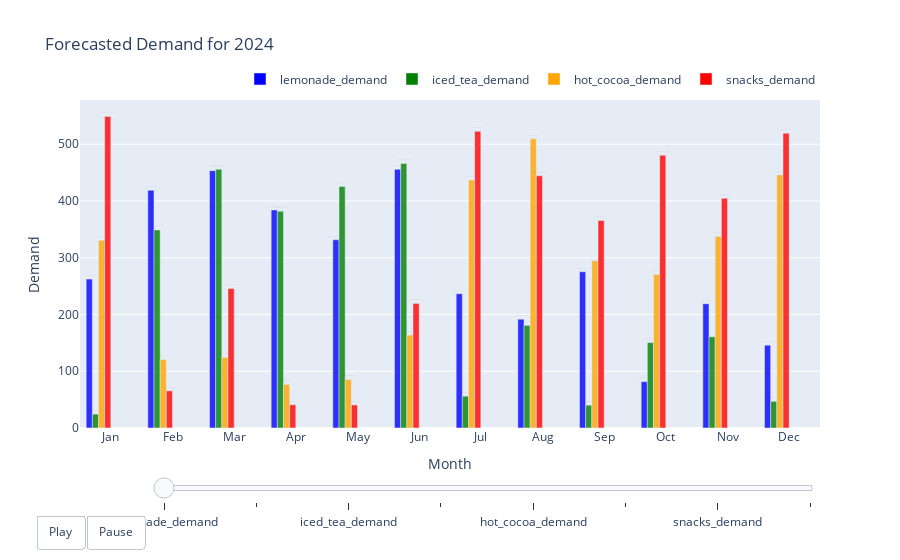

This figure's notebook cell:
### Code cell
# Visualizing using plotly animated bar graphs (to be debugged)
import plotly.graph_objects as go

# Define a color palette for the products
colors = ['blue', 'green', 'orange', 'red']

# Create traces for each product with different colors
traces = []
legends = []  # List to hold legend traces
for i, product in enumerate(y_train.columns):
    traces.append(go.Bar(
        x=months,
        y=forecasted_demand_2024[product],
        name=product,
        marker_color=colors[i],  # Assign color from the color palette
        hoverinfo='y',
        text=[f'Forecasted Demand: {int(val)}' for val in forecasted_demand_2024[product]],
        textposition='outside',
        textfont=dict(color='black'),
        opacity=0.8,
        showlegend=False  # Disable legend for individual traces
    ))
    # Create legend traces
    legends.append(go.Bar(
        x=[None],
        y=[None],
        name=product,
        marker_color=colors[i],
        showlegend=True
    ))

# Create frames for animation
frames = []
for product, trace in zip(y_train.columns, traces):
    initial_frame = go.Frame(data=[trace], name=f'Initial {product}')
    final_frame = go.Frame(data=[trace], name=f'Final {product}')
    frames.extend([initial_frame, final_frame])

# Create slider steps
steps = []
for product in y_train.columns:
    initial_step = {
        "args": [[f'Initial {product}'], {"frame": {"duration": 1000, "redraw": True}, "mode": "immediate", "transition": {"duration": 0}}],
        "label": product,
        "method": "animate"
    }
    final_step = {
        "args": [[f'Final {product}'], {"frame": {"duration": 1000, "redraw": True}, "mode": "immediate", "transition": {"duration": 0}}],
        "label": product,
        "method": "animate"
    }
    steps.extend([initial_step, final_step])

# Create figure
fig = go.Figure(
    data=traces + legends,  # Add legends to the data list
    layout=go.Layout(
        title='Forecasted Demand for 2024',
        xaxis_title='Month',
        yaxis_title='Demand',
        barmode='group',
        showlegend=True,
        legend=dict(
            orientation='h',
            yanchor='bottom',
            y=1.02,
            xanchor='right',
            x=1
        ),
        xaxis=dict(
            tickmode='array',  # Set tick mode to array
            tickvals=list(range(1, 13)),  # Specify tick values as month numbers
            ticktext=['Jan', 'Feb', 'Mar', 'Apr', 'May', 'Jun', 'Jul', 'Aug', 'Sep', 'Oct', 'Nov', 'Dec'],  # Specify tick text as month names
        ),
        updatemenus=[{
            "buttons": [{
                "args": [None, {"frame": {"duration": 1000, "redraw": True}, "fromcurrent": True}],
                "label": "Play",
                "method": "animate"
            }, {
                "args": [[None], {"frame": {"duration": 0, "redraw": True}, "mode": "immediate", "transition": {"duration": 0}}],
                "label": "Pause",
                "method": "animate"
            }],
            "direction": "left",
            "pad": {"r": 10, "t": 87},
            "showactive": False,
            "type": "buttons",
            "x": 0.1,
            "xanchor": "right",
            "y": 0,
            "yanchor": "top"
        }],
        sliders=[{
            "active": 0,
            "steps": steps,
            "y": 0,
            "x": 0.1,
            "pad": {"t": 50, "b": 10},
            "len": 0.9,
            "xanchor": "left",
            "yanchor": "top",
            "currentvalue": {
                "visible": False,
                "prefix": "Product: ",
                "xanchor": "right"
            }
        }]
    ),
    frames=frames
)

fig.show()

### Figure 1 — Plotly figure (JSON) as saved in the notebook; plotly's stock layout.template omitted (floating-point values rounded to 4 significant figures)
{"data": [{"hoverinfo": "y", "marker": {"color": "blue"}, "name": "lemonade_demand", "opacity": 0.8, "showlegend": false, "text": ["Forecasted Demand: 262", "Forecasted Demand: 418", "Forecasted Demand: 453", "Forecasted Demand: 384", "Forecasted Demand: 331", "Forecasted Demand: 455", "Forecasted Demand: 236", "Forecasted Demand: 191", "Forecasted Demand: 275", "Forecasted Demand: 81", "Forecasted Demand: 218", "Forecasted Demand: 145"], "textfont": {"color": "black"}, "textposition": "outside", "type": "bar", "x": [1, 2, 3, 4, 5, 6, 7, 8, 9, 10, 11, 12], "y": [262.3, 418.9, 453.4, 384.2, 331.6, 455.9, 236.6, 191.7, 275.3, 81.63, 218.9, 145.9]}, {"hoverinfo": "y", "marker": {"color": "green"}, "name": "iced_tea_demand", "opacity": 0.8, "showlegend": false, "text": ["Forecasted Demand: 24", "Forecasted Demand: 349", "Forecasted Demand: 456", "Forecasted Demand: 381", "Forecasted Demand: 425", "Forecasted Demand: 466", "Forecasted Demand: 56", "Forecasted Demand: 180", "Forecasted Demand: 40", "Forecasted Demand: 150", "Forecasted Demand: 160", "Forecasted Demand: 46"], "textfont": {"color": "black"}, "textposition": "outside", "type": "bar", "x": [1, 2, 3, 4, 5, 6, 7, 8, 9, 10, 11, 12], "y": [24.48, 349.1, 456.1, 382.0, 425.5, 466, 56.08, 180.8, 40.23, 150.5, 160.7, 46.95]}, {"hoverinfo": "y", "marker": {"color": "orange"}, "name": "hot_cocoa_demand", "opacity": 0.8, "showlegend": false, "text": ["Forecasted Demand: 330", "Forecasted Demand: 120", "Forecasted Demand: 124", "Forecasted Demand: 76", "Forecasted Demand: 85", "Forecasted Demand: 163", "Forecasted Demand: 436", "Forecasted Demand: 509", "Forecasted Demand: 294", "Forecasted Demand: 270", "Forecasted Demand: 337", "Forecasted Demand: 445"], "textfont": {"color": "black"}, "textposition": "outside", "type": "bar", "x": [1, 2, 3, 4, 5, 6, 7, 8, 9, 10, 11, 12], "y": [330.6, 120.7, 124.3, 76.78, 85.52, 163.7, 436.7, 509.4, 294.5, 270.6, 337.4, 445.8]}, {"hoverinfo": "y", "marker": {"color": "red"}, "name": "snacks_demand", "opacity": 0.8, "showlegend": false, "text": ["Forecasted Demand: 548", "Forecasted Demand: 65", "Forecasted Demand: 245", "Forecasted Demand: 40", "Forecasted Demand: 40", "Forecasted Demand: 219", "Forecasted Demand: 522", "Forecasted Demand: 444", "Forecasted Demand: 365", "Forecasted Demand: 480", "Forecasted Demand: 404", "Forecasted Demand: 519"], "textfont": {"color": "black"}, "textposition": "outside", "type": "bar", "x": [1, 2, 3, 4, 5, 6, 7, 8, 9, 10, 11, 12], "y": [549.0, 65.47, 245.9, 40.92, 40.61, 219.5, 522.7, 444.3, 365.7, 480.5, 404.6, 519.5]}, {"marker": {"color": "blue"}, "name": "lemonade_demand", "showlegend": true, "type": "bar", "x": [null], "y": [null]}, {"marker": {"color": "green"}, "name": "iced_tea_demand", "showlegend": true, "type": "bar", "x": [null], "y": [null]}, {"marker": {"color": "orange"}, "name": "hot_cocoa_demand", "showlegend": true, "type": "bar", "x": [null], "y": [null]}, {"marker": {"color": "red"}, "name": "snacks_demand", "showlegend": true, "type": "bar", "x": [null], "y": [null]}], "layout": {"barmode": "group", "legend": {"orientation": "h", "x": 1, "xanchor": "right", "y": 1.02, "yanchor": "bottom"}, "showlegend": true, "sliders": [{"active": 0, "currentvalue": {"prefix": "Product: ", "visible": false, "xanchor": "right"}, "len": 0.9, "pad": {"b": 10, "t": 50}, "steps": [{"args": [["Initial lemonade_demand"], {"frame": {"duration": 1000, "redraw": true}, "mode": "immediate", "transition": {"duration": 0}}], "label": "lemonade_demand", "method": "animate"}, {"args": [["Final lemonade_demand"], {"frame": {"duration": 1000, "redraw": true}, "mode": "immediate", "transition": {"duration": 0}}], "label": "lemonade_demand", "method": "animate"}, {"args": [["Initial iced_tea_demand"], {"frame": {"duration": 1000, "redraw": true}, "mode": "immediate", "transition": {"duration": 0}}], "label": "iced_tea_demand", "method": "animate"}, {"args": [["Final iced_tea_demand"], {"frame": {"duration": 1000, "redraw": true}, "mode": "immediate", "transition": {"duration": 0}}], "label": "iced_tea_demand", "method": "animate"}, {"args": [["Initial hot_cocoa_demand"], {"frame": {"duration": 1000, "redraw": true}, "mode": "immediate", "transition": {"duration": 0}}], "label": "hot_cocoa_demand", "method": "animate"}, {"args": [["Final hot_cocoa_demand"], {"frame": {"duration": 1000, "redraw": true}, "mode": "immediate", "transition": {"duration": 0}}], "label": "hot_cocoa_demand", "method": "animate"}, {"args": [["Initial snacks_demand"], {"frame": {"duration": 1000, "redraw": true}, "mode": "immediate", "transition": {"duration": 0}}], "label": "snacks_demand", "method": "animate"}, {"args": [["Final snacks_demand"], {"frame": {"duration": 1000, "redraw": true}, "mode": "immediate", "transition": {"duration": 0}}], "label": "snacks_demand", "method": "animate"}], "x": 0.1, "xanchor": "left", "y": 0, "yanchor": "top"}], "title": {"text": "Forecasted Demand for 2024"}, "updatemenus": [{"buttons": [{"args": [null, {"frame": {"duration": 1000, "redraw": true}, "fromcurrent": true}], "label": "Play", "method": "animate"}, {"args": [[null], {"frame": {"duration": 0, "redraw": true}, "mode": "immediate", "transition": {"duration": 0}}], "label": "Pause", "method": "animate"}], "direction": "left", "pad": {"r": 10, "t": 87}, "showactive": false, "type": "buttons", "x": 0.1, "xanchor": "right", "y": 0, "yanchor": "top"}], "xaxis": {"tickmode": "array", "ticktext": ["Jan", "Feb", "Mar", "Apr", "May", "Jun", "Jul", "Aug", "Sep", "Oct", "Nov", "Dec"], "tickvals": [1, 2, 3, 4, 5, 6, 7, 8, 9, 10, 11, 12], "title": {"text": "Month"}}, "yaxis": {"title": {"text": "Demand"}}}}
